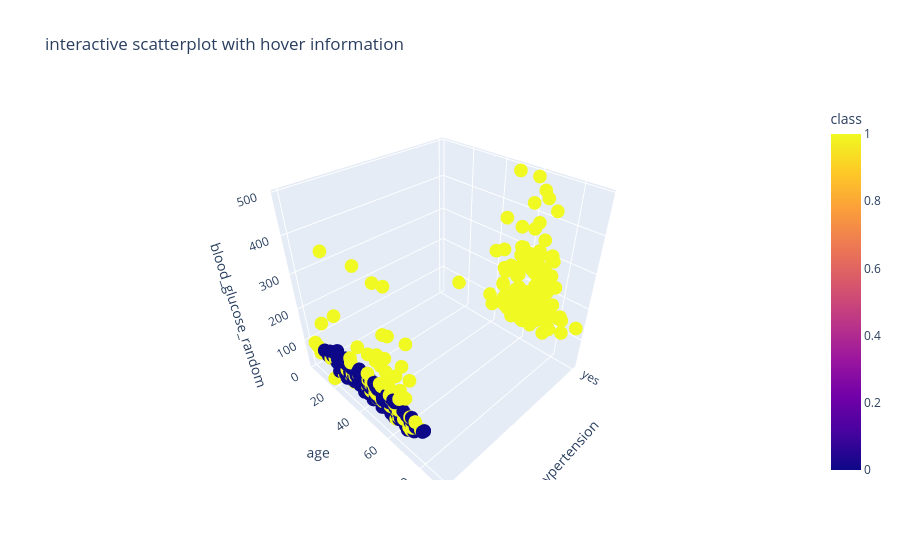

Source (notebook cell):
### Code cell
fig = px.scatter_3d(df, y = 'age', x = 'hypertension',z = 'blood_glucose_random',  color = 'class', hover_data= ['age', 'hypertension','blood_glucose_random'], title = "interactive scatterplot with hover information")
fig.show()

### Figure 1 — Plotly figure (JSON) as saved in the notebook; plotly's stock layout.template omitted (floating-point values rounded to 4 significant figures; data arrays with more than 128 entries replaced by an {"elided": "..."} marker saying what was removed)
{"data": [{"hovertemplate": "hypertension=%{x}<br>age=%{y}<br>blood_glucose_random=%{z}<br>class=%{marker.color}<extra></extra>", "legendgroup": "", "marker": {"color": {"elided": "400 int values"}, "coloraxis": "coloraxis", "symbol": "circle"}, "mode": "markers", "name": "", "scene": "scene", "showlegend": false, "type": "scatter3d", "x": {"elided": "400 str values"}, "y": {"elided": "400 int values"}, "z": {"elided": "400 int values"}}], "layout": {"coloraxis": {"colorbar": {"title": {"text": "class"}}, "colorscale": [[0, "#0d0887"], [0.1111, "#46039f"], [0.2222, "#7201a8"], [0.3333, "#9c179e"], [0.4444, "#bd3786"], [0.5556, "#d8576b"], [0.6667, "#ed7953"], [0.7778, "#fb9f3a"], [0.8889, "#fdca26"], [1, "#f0f921"]]}, "legend": {"tracegroupgap": 0}, "scene": {"domain": {"x": [0, 1], "y": [0, 1]}, "xaxis": {"title": {"text": "hypertension"}}, "yaxis": {"title": {"text": "age"}}, "zaxis": {"title": {"text": "blood_glucose_random"}}}, "title": {"text": "interactive scatterplot with hover information"}}}
